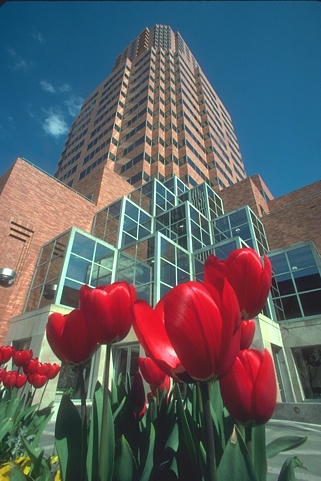
%> input picture MikeLi_lab03/bds1.jpg, 321 x 481 px
$ octave P3.m   (GNU Octave 9; MATLAB toolbox functions it lacks are replaced by stand-ins)
%> lines starting %> are read from the running program, lines starting %| are printed output that depends on the picture; in (x1, y1, x2, y2) boxes, pixels count from 0 and x2, y2 are one past the last pixel; in counts of white or black regions, pixels touching at a corner belong together; the program's own positions count from 1
bds1=imread("bds1.jpg");
%> bds1 is the input picture: size 481x321x3 uint8; mean R, G, B 93.9, 96, 100.5
bds2=imread("bds2.jpg");
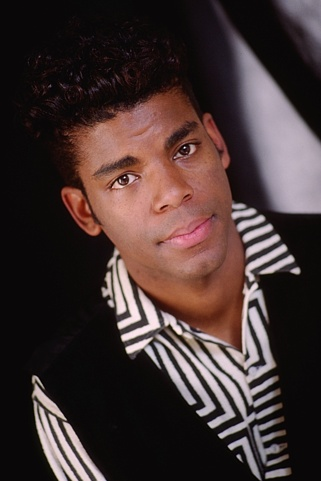
%> input picture MikeLi_lab03/bds2.jpg, 321 x 481 px
%> bds2 is the input picture: size 481x321x3 uint8; mean R, G, B 67.5, 51.8, 50.4
bds3=imread("bds3.jpg");
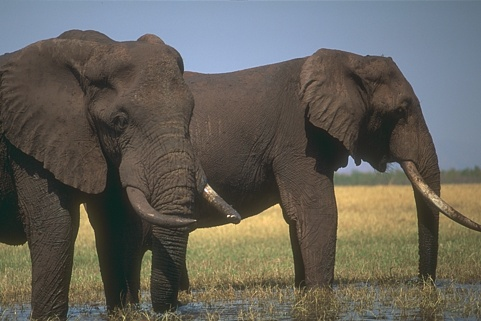
%> input picture MikeLi_lab03/bds3.jpg, 481 x 321 px
%> bds3 is the input picture: size 321x481x3 uint8; mean R, G, B 101.4, 98.3, 90.2
bds4=imread("bds4.jpg");
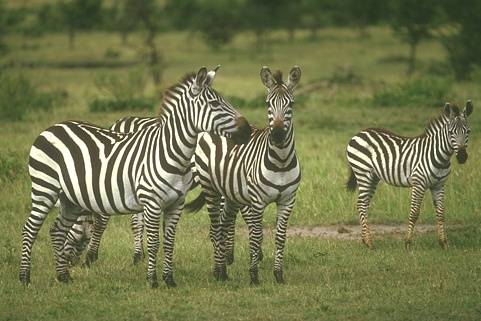
%> input picture MikeLi_lab03/bds4.jpg, 481 x 321 px
%> bds4 is the input picture: size 321x481x3 uint8; mean R, G, B 114.6, 118.6, 77
bds5=imread("bds5.jpg");
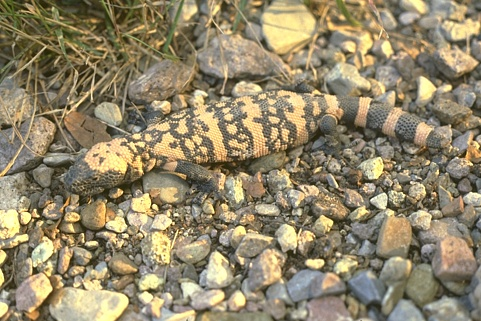
%> input picture MikeLi_lab03/bds5.jpg, 481 x 321 px
%> bds5 is the input picture: size 321x481x3 uint8; mean R, G, B 146.9, 135.1, 106.1
bds6=imread("bds6.jpg");
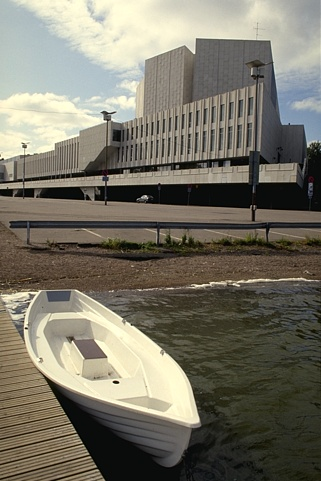
%> input picture MikeLi_lab03/bds6.jpg, 321 x 481 px
%> bds6 is the input picture: size 481x321x3 uint8; mean R, G, B 120.2, 116.4, 102.9


image1 = rgb2gray(bds1);
image2 = rgb2gray(bds2);
image3 = rgb2gray(bds3);
image4 = rgb2gray(bds4);
image5 = rgb2gray(bds5);
image6 = rgb2gray(bds6);

edges1 = edge(image1, 'canny', [0.1 0.2], 0.5);
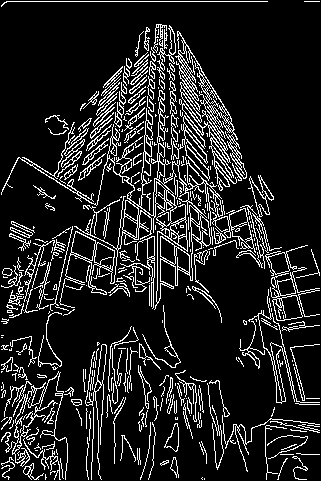
%> edges1: size 481x321 logical; 13.1% white in thin lines or dots
edges2 = edge(image2, 'canny', [0.1 0.2], 0.5);
%> edges2: size 481x321 logical; 5.2% white in thin lines or dots, all inside (x1, y1, x2, y2) = (31, 33, 320, 480)
edges3 = edge(image3, 'canny', [0.1 0.2], 0.5);
%> edges3: size 321x481 logical; 7.4% white in thin lines or dots
edges4 = edge(image4, 'canny', [0.1 0.2], 0.5);
%> edges4: size 321x481 logical; 11.3% white in thin lines or dots, all inside (x1, y1, x2, y2) = (1, 64, 480, 320)
edges5 = edge(image5, 'canny', [0.2 0.3], 0.5);
%> edges5: size 321x481 logical; 15.7% white in thin lines or dots
edges6 = edge(image6, 'canny', [0.1 0.2], 0.5);
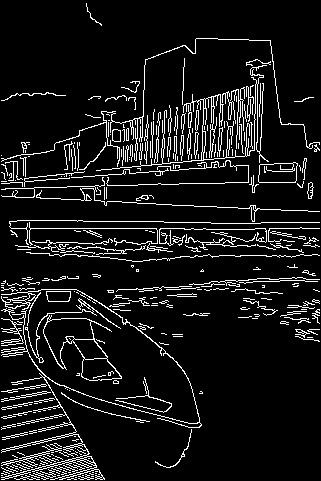
%> edges6: size 481x321 logical; 9.1% white in thin lines or dots


figure;
imshow(edges1)

figure;
imshow(edges2)


figure;
imshow(edges3)


figure;
imshow(edges4)


figure;
imshow(edges5)

figure;
imshow(edges6)
